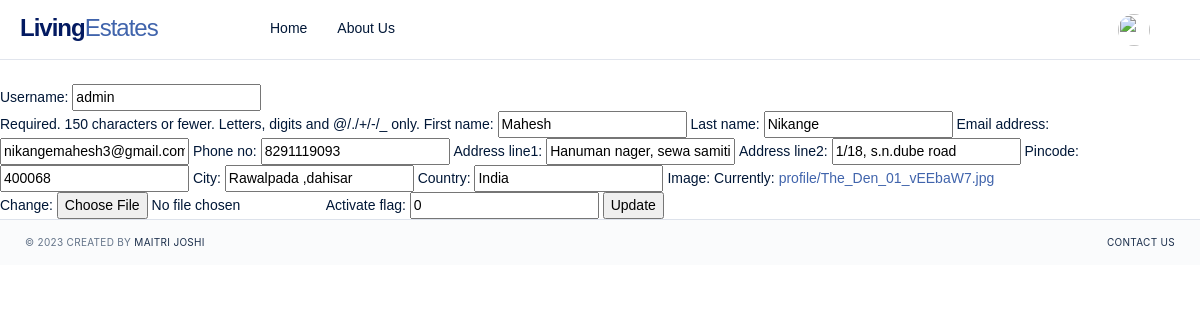
The app's page /edit_user_profile/ (signed in), older data.
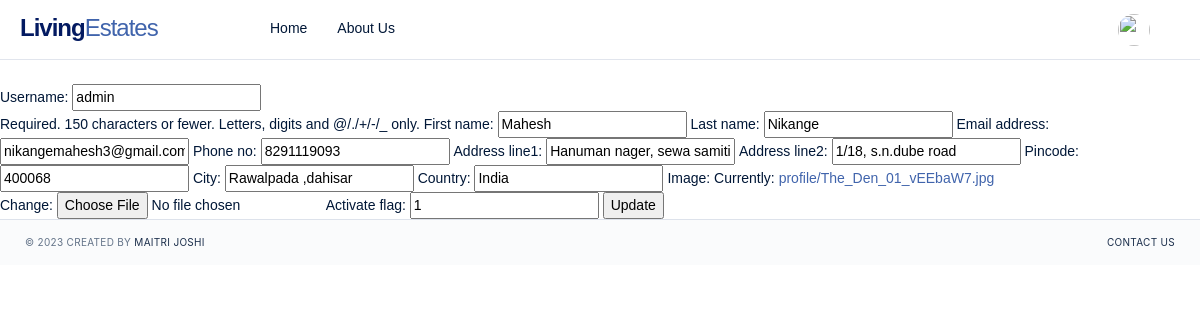
The same page, newer data.
### app/models.py (models this page shows)
class Profile(models.Model):
    user=models.OneToOneField(User,null=True,on_delete=models.CASCADE)
    phone_no=models.CharField(max_length=10)
    address_line1=models.CharField(max_length=30)
    address_line2=models.CharField(max_length=30)
    pincode=models.CharField(max_length=30)
    city=models.CharField(max_length=30)
    country=models.CharField(max_length=30)
    image=models.ImageField(upload_to='profile',null=True,default='default.jpg')
    activate_flag=models.CharField(max_length=10,default='0')

### app/views.py (the view)
# urls.py: path('edit_user_profile/', views.edit_user_profile, name='edit_user_profile'),
def edit_user_profile(request):
    if request.method=='POST':
        u_form=userUpdateForm(request.POST, instance=request.user)
        p_form=ProfileForm(request.POST,request.FILES, instance=request.user.profile)
        if u_form.is_valid() and p_form.is_valid():
            u_form.save()
            p_form.save()
            return redirect(user_profile)
    else:
        u_form=userUpdateForm(instance=request.user)
        p_form=ProfileForm(instance=request.user.profile)
        context={'u_form':u_form,'p_form':p_form}
        return render(request,'edit_user_profile.html',context)

### app/forms.py
class userUpdateForm(forms.ModelForm):
    email=forms.EmailField()
    class Meta:
        model=User
        fields=['username','first_name','last_name','email']
    username = forms.CharField(widget=forms.TextInput(attrs={"class": "form-control"})),
    first_name = forms.CharField(widget=forms.TextInput(attrs={"class": "form-control"})),
    last_name = forms.CharField(widget=forms.TextInput(attrs={"class": "form-control"})),
    email = forms.CharField(widget=forms.TextInput(attrs={"class": "form-control"})),

class ProfileForm(forms.ModelForm):
    class Meta:
        model=Profile
        fields='__all__'
        exclude = ('user',)
    phone_no = forms.CharField(widget=forms.TextInput(attrs={"class": "form-control"})),
    address_line1 = forms.CharField(widget=forms.TextInput(attrs={"class": "form-control"})),
    address_line2 = forms.CharField(widget=forms.TextInput(attrs={"class": "form-control"})),
    pincode = forms.CharField(widget=forms.TextInput(attrs={"class": "form-control"})),
    city = forms.CharField(widget=forms.TextInput(attrs={"class": "form-control"})),
    country = forms.CharField(widget=forms.TextInput(attrs={"class": "form-control"})),

### TEMPLATES/edit_user_profile.html (shortened to what this page needs)
{% extends 'base_user.html'%}
{% block edit_user_profile %}
<br><br><br><br>
<form action="" method="POST" enctype="multipart/form-data">
    {{u_form}}
    {{p_form}}
    <input type="submit" value="Update">
</form>
{%endblock%}

Row changes from the older to the newer data that the page shows:
changed Profile "Hanuman nager, sewa samiti": activate_flag "0" → "1"
